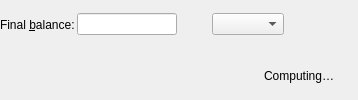
    <widget class="QFrame" name="kReconciliatorFrame">
     <property name="frameShape">
      <enum>QFrame::NoFrame</enum>
     </property>
     <property name="frameShadow">
      <enum>QFrame::Raised</enum>
     </property>
     <layout class="QHBoxLayout" name="horizontalLayout_6">
      <property name="spacing">
       <number>2</number>
      </property>
      <property name="leftMargin">
       <number>0</number>
      </property>
      <property name="topMargin">
       <number>0</number>
      </property>
      <property name="rightMargin">
       <number>0</number>
      </property>
      <property name="bottomMargin">
       <number>0</number>
      </property>
      <item>
       <layout class="QVBoxLayout" name="verticalLayout_4">
        <property name="spacing">
         <number>2</number>
        </property>
        <item>
         <widget class="QFrame" name="kReconciliatorFrame2">
          <property name="frameShape">
           <enum>QFrame::NoFrame</enum>
          </property>
          <property name="frameShadow">
           <enum>QFrame::Raised</enum>
          </property>
          <layout class="QHBoxLayout" name="horizontalLayout_9">
           <property name="spacing">
            <number>2</number>
           </property>
           <property name="leftMargin">
            <number>0</number>
           </property>
           <property name="topMargin">
            <number>0</number>
           </property>
           <property name="rightMargin">
            <number>0</number>
           </property>
           <property name="bottomMargin">
            <number>0</number>
           </property>
           <item>
            <spacer name="horizontalSpacer_3">
             <property name="orientation">
              <enum>Qt::Horizontal</enum>
             </property>
             <property name="sizeHint" stdset="0">
              <size>
               <width>0</width>
               <height>20</height>
              </size>
             </property>
            </spacer>
           </item>
           <item>
            <widget class="QLabel" name="kReconciliationTitle">
             <property name="text">
              <string notr="true">Final &amp;balance:</string>
             </property>
             <property name="buddy">
              <cstring>kReconcilitorAmountEdit</cstring>
             </property>
            </widget>
           </item>
           <item>
            <widget class="SKGCalculatorEdit" name="kReconcilitorAmountEdit">
             <property name="enabled">
              <bool>true</bool>
             </property>
             <property name="maximumSize">
              <size>
               <width>100</width>
               <height>16777215</height>
              </size>
             </property>
             <property name="focusPolicy">
              <enum>Qt::ClickFocus</enum>
             </property>
             <property name="toolTip">
              <string>Last balance on your account record</string>
             </property>
             <property name="statusTip">
              <string>Last balance on your account record</string>
             </property>
             <property name="mode">
              <enum>SKGCalculatorEdit::EXPRESSION</enum>
             </property>
            </widget>
           </item>
           <item>
            <widget class="QLabel" name="kReconciliatorInfo">
             <property name="text">
              <string/>
             </property>
            </widget>
           </item>
           <item>
            <widget class="QToolButton" name="kCreateFakeOperation">
             <property name="maximumSize">
              <size>
               <width>22</width>
               <height>22</height>
              </size>
             </property>
             <property name="focusPolicy">
              <enum>Qt::NoFocus</enum>
             </property>
             <property name="toolTip">
              <string>Create fake transaction</string>
             </property>
             <property name="statusTip">
              <string>Create fake transaction</string>
             </property>
             <property name="text">
              <string/>
             </property>
             <property name="autoRaise">
              <bool>true</bool>
             </property>
            </widget>
           </item>
           <item>
            <widget class="SKGComboBox" name="kReconciliateAccount">
             <property name="focusPolicy">
              <enum>Qt::ClickFocus</enum>
             </property>
             <property name="toolTip">
              <string>Account linked to the card, where to transfer the marked transactions</string>
             </property>
             <property name="statusTip">
              <string>Account linked to the card, where to transfer the marked transactions</string>
             </property>
             <property name="sizeAdjustPolicy">
              <enum>QComboBox::AdjustToContents</enum>
             </property>
            </widget>
           </item>
           <item>
            <widget class="QToolButton" name="kValidate">
             <property name="focusPolicy">
              <enum>Qt::NoFocus</enum>
             </property>
             <property name="toolTip">
              <string>Validate marked transactions</string>
             </property>
             <property name="statusTip">
              <string>Validate marked transactions</string>
             </property>
             <property name="text">
              <string/>
             </property>
             <property name="autoRaise">
              <bool>true</bool>
             </property>
            </widget>
           </item>
           <item>
            <widget class="QToolButton" name="kAutoPoint">
             <property name="maximumSize">
              <size>
               <width>22</width>
               <height>22</height>
              </size>
             </property>
             <property name="focusPolicy">
              <enum>Qt::NoFocus</enum>
             </property>
             <property name="toolTip">
              <string>Auto mark all imported transactions</string>
             </property>
             <property name="statusTip">
              <string>Auto mark all imported transactions</string>
             </property>
             <property name="text">
              <string/>
             </property>
             <property name="autoRaise">
              <bool>true</bool>
             </property>
            </widget>
           </item>
          </layout>
         </widget>
        </item>
        <item>
         <widget class="QLabel" name="kInfo">
          <property name="text">
           <string notr="true">Computing…</string>
          </property>
          <property name="scaledContents">
           <bool>true</bool>
          </property>
          <property name="alignment">
           <set>Qt::AlignRight|Qt::AlignTrailing|Qt::AlignVCenter</set>
          </property>
         </widget>
        </item>
       </layout>
      </item>
      <item>
       <widget class="QToolButton" name="kReconciliatorButton">
        <property name="sizePolicy">
         <sizepolicy hsizetype="Fixed" vsizetype="Preferred">
          <horstretch>0</horstretch>
          <verstretch>0</verstretch>
         </sizepolicy>
        </property>
        <property name="minimumSize">
         <size>
          <width>0</width>
          <height>0</height>
         </size>
        </property>
        <property name="maximumSize">
         <size>
          <width>22</width>
          <height>22</height>
         </size>
        </property>
        <property name="focusPolicy">
         <enum>Qt::NoFocus</enum>
        </property>
        <property name="toolTip">
         <string>Switch information</string>
        </property>
        <property name="statusTip">
         <string>Switch information</string>
        </property>
        <property name="autoRaise">
         <bool>true</bool>
        </property>
       </widget>
      </item>
     </layout>
    </widget>
